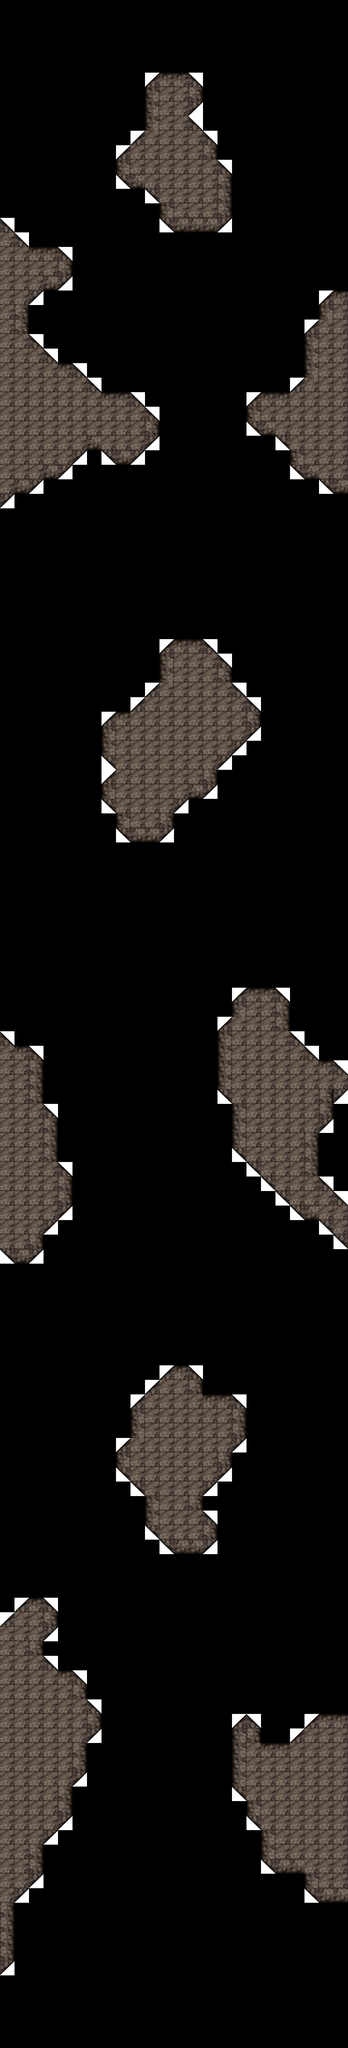

This game map was drawn from its Tiled (.tmx) file and the tilesets committed beside it. A one-line description and the trimmed map source follow:
An orthogonal 24x141 tile map with 64x64 px tiles, 1 tile layer (spoopyXmap).

<map version="1.4" tiledversion="1.4.1" orientation="orthogonal" renderorder="right-down" width="24" height="141" tilewidth="64" tileheight="64" infinite="0" nextlayerid="2" nextobjectid="1">
	<tileset firstgid="1" name="Tileset" tilewidth="64" tileheight="64" tilecount="20" columns="5">
		<image source="tilemap.png" width="320" height="256" />
	</tileset>
 <layer id="1" name="spoopyXmap" width="24" height="141">
  <data>[3384 cells, 749 non-empty, 9 distinct tile ids]</data>
 </layer>
</map>
